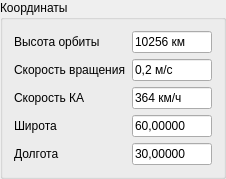
              <widget class="QGroupBox" name="groupBox_5">
               <property name="font">
                <font>
                 <pointsize>9</pointsize>
                </font>
               </property>
               <property name="title">
                <string>Координаты</string>
               </property>
               <layout class="QVBoxLayout" name="verticalLayout_3">
                <item>
                 <layout class="QHBoxLayout" name="horizontalLayout_10">
                  <item>
                   <widget class="QLabel" name="label_5">
                    <property name="text">
                     <string>Высота орбиты</string>
                    </property>
                   </widget>
                  </item>
                  <item>
                   <widget class="QLineEdit" name="lineEdit">
                    <property name="maximumSize">
                     <size>
                      <width>80</width>
                      <height>16777215</height>
                     </size>
                    </property>
                    <property name="text">
                     <string>10256 км</string>
                    </property>
                   </widget>
                  </item>
                 </layout>
                </item>
                <item>
                 <layout class="QHBoxLayout" name="horizontalLayout_11">
                  <item>
                   <widget class="QLabel" name="label_6">
                    <property name="text">
                     <string>Скорость вращения</string>
                    </property>
                   </widget>
                  </item>
                  <item>
                   <widget class="QLineEdit" name="lineEdit_2">
                    <property name="minimumSize">
                     <size>
                      <width>80</width>
                      <height>0</height>
                     </size>
                    </property>
                    <property name="maximumSize">
                     <size>
                      <width>80</width>
                      <height>16777215</height>
                     </size>
                    </property>
                    <property name="text">
                     <string>0,2 м/с</string>
                    </property>
                   </widget>
                  </item>
                 </layout>
                </item>
                <item>
                 <layout class="QHBoxLayout" name="horizontalLayout_12">
                  <item>
                   <widget class="QLabel" name="label_7">
                    <property name="text">
                     <string>Скорость КА</string>
                    </property>
                   </widget>
                  </item>
                  <item>
                   <widget class="QLineEdit" name="lineEdit_3">
                    <property name="maximumSize">
                     <size>
                      <width>80</width>
                      <height>16777215</height>
                     </size>
                    </property>
                    <property name="text">
                     <string>364 км/ч</string>
                    </property>
                   </widget>
                  </item>
                 </layout>
                </item>
                <item>
                 <layout class="QHBoxLayout" name="horizontalLayout_13">
                  <item>
                   <widget class="QLabel" name="label_8">
                    <property name="text">
                     <string>Широта</string>
                    </property>
                   </widget>
                  </item>
                  <item>
                   <widget class="QLineEdit" name="lineEdit_4">
                    <property name="maximumSize">
                     <size>
                      <width>80</width>
                      <height>16777215</height>
                     </size>
                    </property>
                    <property name="text">
                     <string>60,00000</string>
                    </property>
                   </widget>
                  </item>
                 </layout>
                </item>
                <item>
                 <layout class="QHBoxLayout" name="horizontalLayout_14">
                  <item>
                   <widget class="QLabel" name="label_9">
                    <property name="text">
                     <string>Долгота</string>
                    </property>
                   </widget>
                  </item>
                  <item>
                   <widget class="QLineEdit" name="lineEdit_5">
                    <property name="maximumSize">
                     <size>
                      <width>80</width>
                      <height>16777215</height>
                     </size>
                    </property>
                    <property name="text">
                     <string>30,00000</string>
                    </property>
                   </widget>
                  </item>
                 </layout>
                </item>
               </layout>
              </widget>
